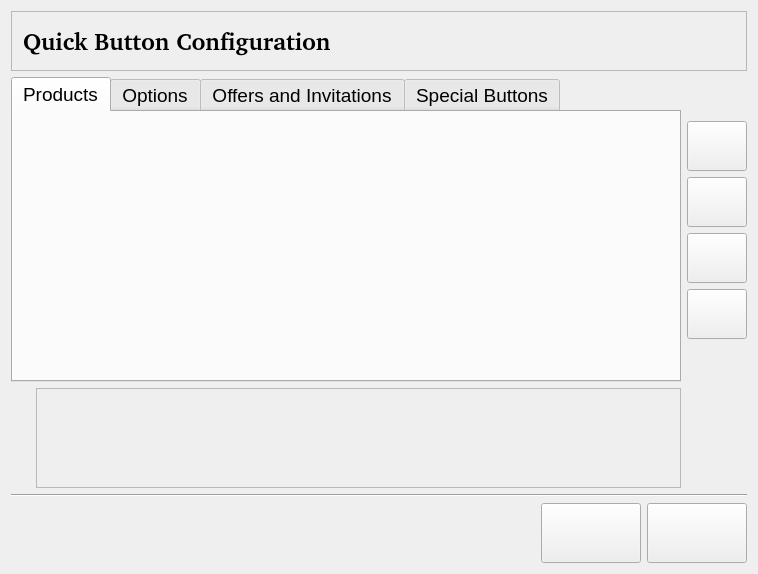
<?xml version="1.0" encoding="UTF-8"?>
<ui version="4.0">
 <class>ShortcutButtonInterface</class>
 <widget class="QWidget" name="ShortcutButtonInterface">
  <property name="geometry">
   <rect>
    <x>0</x>
    <y>0</y>
    <width>758</width>
    <height>574</height>
   </rect>
  </property>
  <property name="windowTitle">
   <string>Form1</string>
  </property>
  <layout class="QVBoxLayout">
   <item>
    <widget class="QFrame" name="Frame3_2">
     <property name="minimumSize">
      <size>
       <width>0</width>
       <height>60</height>
      </size>
     </property>
     <property name="maximumSize">
      <size>
       <width>32567</width>
       <height>60</height>
      </size>
     </property>
     <property name="frameShape">
      <enum>QFrame::StyledPanel</enum>
     </property>
     <property name="frameShadow">
      <enum>QFrame::Raised</enum>
     </property>
     <property name="lineWidth">
      <number>2</number>
     </property>
     <layout class="QHBoxLayout">
      <property name="spacing">
       <number>6</number>
      </property>
      <property name="leftMargin">
       <number>11</number>
      </property>
      <property name="topMargin">
       <number>11</number>
      </property>
      <property name="rightMargin">
       <number>11</number>
      </property>
      <property name="bottomMargin">
       <number>11</number>
      </property>
      <item>
       <widget class="QLabel" name="title_generacion">
        <property name="font">
         <font>
          <family>Nimbus Sans l [Urw]</family>
          <pointsize>18</pointsize>
          <weight>75</weight>
          <bold>true</bold>
         </font>
        </property>
        <property name="text">
         <string>Quick Button Configuration</string>
        </property>
        <property name="wordWrap">
         <bool>false</bool>
        </property>
       </widget>
      </item>
      <item>
       <spacer name="Spacer3_2">
        <property name="orientation">
         <enum>Qt::Horizontal</enum>
        </property>
        <property name="sizeType">
         <enum>QSizePolicy::Expanding</enum>
        </property>
        <property name="sizeHint" stdset="0">
         <size>
          <width>181</width>
          <height>0</height>
         </size>
        </property>
       </spacer>
      </item>
     </layout>
    </widget>
   </item>
   <item>
    <widget class="QStackedWidget" name="stack">
     <property name="currentIndex">
      <number>0</number>
     </property>
     <widget class="QWidget" name="main_page">
      <layout class="QVBoxLayout">
       <property name="leftMargin">
        <number>0</number>
       </property>
       <property name="topMargin">
        <number>0</number>
       </property>
       <property name="rightMargin">
        <number>0</number>
       </property>
       <property name="bottomMargin">
        <number>0</number>
       </property>
       <item>
        <layout class="QHBoxLayout">
         <item>
          <widget class="QTabWidget" name="main_tab">
           <property name="font">
            <font>
             <pointsize>14</pointsize>
            </font>
           </property>
           <property name="currentIndex">
            <number>0</number>
           </property>
           <widget class="QWidget" name="products_page">
            <attribute name="title">
             <string>Products</string>
            </attribute>
            <layout class="QVBoxLayout">
             <property name="leftMargin">
              <number>4</number>
             </property>
             <property name="topMargin">
              <number>4</number>
             </property>
             <property name="rightMargin">
              <number>4</number>
             </property>
             <property name="bottomMargin">
              <number>4</number>
             </property>
             <item>
              <widget class="QFrame" name="products_frame">
               <property name="sizePolicy">
                <sizepolicy hsizetype="Preferred" vsizetype="Preferred">
                 <horstretch>0</horstretch>
                 <verstretch>0</verstretch>
                </sizepolicy>
               </property>
               <property name="frameShape">
                <enum>QFrame::NoFrame</enum>
               </property>
               <property name="frameShadow">
                <enum>QFrame::Plain</enum>
               </property>
              </widget>
             </item>
            </layout>
           </widget>
           <widget class="QWidget" name="options_page">
            <attribute name="title">
             <string>Options</string>
            </attribute>
            <layout class="QVBoxLayout">
             <property name="leftMargin">
              <number>4</number>
             </property>
             <property name="topMargin">
              <number>4</number>
             </property>
             <property name="rightMargin">
              <number>4</number>
             </property>
             <property name="bottomMargin">
              <number>4</number>
             </property>
             <item>
              <widget class="QFrame" name="options_frame">
               <property name="frameShape">
                <enum>QFrame::NoFrame</enum>
               </property>
               <property name="frameShadow">
                <enum>QFrame::Plain</enum>
               </property>
              </widget>
             </item>
            </layout>
           </widget>
           <widget class="QWidget" name="offers_page">
            <attribute name="title">
             <string>Offers and Invitations</string>
            </attribute>
            <layout class="QVBoxLayout">
             <property name="leftMargin">
              <number>4</number>
             </property>
             <property name="topMargin">
              <number>4</number>
             </property>
             <property name="rightMargin">
              <number>4</number>
             </property>
             <property name="bottomMargin">
              <number>4</number>
             </property>
             <item>
              <widget class="QFrame" name="offers_frame">
               <property name="frameShape">
                <enum>QFrame::NoFrame</enum>
               </property>
               <property name="frameShadow">
                <enum>QFrame::Plain</enum>
               </property>
              </widget>
             </item>
            </layout>
           </widget>
           <widget class="QWidget" name="special_buttons_page">
            <attribute name="title">
             <string>Special Buttons</string>
            </attribute>
            <layout class="QVBoxLayout">
             <property name="leftMargin">
              <number>4</number>
             </property>
             <property name="topMargin">
              <number>4</number>
             </property>
             <property name="rightMargin">
              <number>4</number>
             </property>
             <property name="bottomMargin">
              <number>4</number>
             </property>
             <item>
              <widget class="QFrame" name="special_button_frame">
               <property name="frameShape">
                <enum>QFrame::NoFrame</enum>
               </property>
               <property name="frameShadow">
                <enum>QFrame::Plain</enum>
               </property>
              </widget>
             </item>
            </layout>
           </widget>
          </widget>
         </item>
         <item>
          <layout class="QVBoxLayout">
           <item>
            <spacer name="spacer22">
             <property name="orientation">
              <enum>Qt::Vertical</enum>
             </property>
             <property name="sizeType">
              <enum>QSizePolicy::Expanding</enum>
             </property>
             <property name="sizeHint" stdset="0">
              <size>
               <width>20</width>
               <height>31</height>
              </size>
             </property>
            </spacer>
           </item>
           <item>
            <widget class="QPushButton" name="first_button">
             <property name="sizePolicy">
              <sizepolicy hsizetype="Minimum" vsizetype="Expanding">
               <horstretch>0</horstretch>
               <verstretch>0</verstretch>
              </sizepolicy>
             </property>
             <property name="minimumSize">
              <size>
               <width>60</width>
               <height>50</height>
              </size>
             </property>
             <property name="maximumSize">
              <size>
               <width>60</width>
               <height>100</height>
              </size>
             </property>
             <property name="toolTip">
              <string/>
             </property>
             <property name="text">
              <string/>
             </property>
             <property name="autoRepeat">
              <bool>false</bool>
             </property>
            </widget>
           </item>
           <item>
            <widget class="QPushButton" name="up_button">
             <property name="sizePolicy">
              <sizepolicy hsizetype="Minimum" vsizetype="Expanding">
               <horstretch>0</horstretch>
               <verstretch>0</verstretch>
              </sizepolicy>
             </property>
             <property name="minimumSize">
              <size>
               <width>60</width>
               <height>50</height>
              </size>
             </property>
             <property name="maximumSize">
              <size>
               <width>60</width>
               <height>100</height>
              </size>
             </property>
             <property name="toolTip">
              <string/>
             </property>
             <property name="text">
              <string/>
             </property>
             <property name="autoRepeat">
              <bool>true</bool>
             </property>
            </widget>
           </item>
           <item>
            <widget class="QPushButton" name="down_button">
             <property name="sizePolicy">
              <sizepolicy hsizetype="Minimum" vsizetype="Expanding">
               <horstretch>0</horstretch>
               <verstretch>0</verstretch>
              </sizepolicy>
             </property>
             <property name="minimumSize">
              <size>
               <width>60</width>
               <height>50</height>
              </size>
             </property>
             <property name="maximumSize">
              <size>
               <width>60</width>
               <height>100</height>
              </size>
             </property>
             <property name="toolTip">
              <string/>
             </property>
             <property name="text">
              <string/>
             </property>
             <property name="autoRepeat">
              <bool>true</bool>
             </property>
            </widget>
           </item>
           <item>
            <widget class="QPushButton" name="last_button">
             <property name="sizePolicy">
              <sizepolicy hsizetype="Minimum" vsizetype="Expanding">
               <horstretch>0</horstretch>
               <verstretch>0</verstretch>
              </sizepolicy>
             </property>
             <property name="minimumSize">
              <size>
               <width>60</width>
               <height>50</height>
              </size>
             </property>
             <property name="maximumSize">
              <size>
               <width>60</width>
               <height>100</height>
              </size>
             </property>
             <property name="toolTip">
              <string/>
             </property>
             <property name="text">
              <string/>
             </property>
             <property name="autoRepeat">
              <bool>false</bool>
             </property>
            </widget>
           </item>
           <item>
            <spacer name="spacer22_2">
             <property name="orientation">
              <enum>Qt::Vertical</enum>
             </property>
             <property name="sizeType">
              <enum>QSizePolicy::Expanding</enum>
             </property>
             <property name="sizeHint" stdset="0">
              <size>
               <width>20</width>
               <height>31</height>
              </size>
             </property>
            </spacer>
           </item>
          </layout>
         </item>
        </layout>
       </item>
       <item>
        <layout class="QHBoxLayout">
         <item>
          <spacer name="spacer66">
           <property name="orientation">
            <enum>Qt::Horizontal</enum>
           </property>
           <property name="sizeType">
            <enum>QSizePolicy::Fixed</enum>
           </property>
           <property name="sizeHint" stdset="0">
            <size>
             <width>25</width>
             <height>20</height>
            </size>
           </property>
          </spacer>
         </item>
         <item>
          <widget class="QFrame" name="buttons_frame">
           <property name="minimumSize">
            <size>
             <width>645</width>
             <height>100</height>
            </size>
           </property>
           <property name="maximumSize">
            <size>
             <width>645</width>
             <height>100</height>
            </size>
           </property>
           <property name="frameShape">
            <enum>QFrame::StyledPanel</enum>
           </property>
           <property name="frameShadow">
            <enum>QFrame::Raised</enum>
           </property>
          </widget>
         </item>
         <item>
          <spacer name="spacer66_2">
           <property name="orientation">
            <enum>Qt::Horizontal</enum>
           </property>
           <property name="sizeType">
            <enum>QSizePolicy::Expanding</enum>
           </property>
           <property name="sizeHint" stdset="0">
            <size>
             <width>31</width>
             <height>20</height>
            </size>
           </property>
          </spacer>
         </item>
        </layout>
       </item>
       <item>
        <widget class="Line" name="line1">
         <property name="frameShape">
          <enum>QFrame::HLine</enum>
         </property>
         <property name="frameShadow">
          <enum>QFrame::Sunken</enum>
         </property>
        </widget>
       </item>
       <item>
        <layout class="QHBoxLayout">
         <item>
          <spacer name="Spacer1_2_2">
           <property name="orientation">
            <enum>Qt::Horizontal</enum>
           </property>
           <property name="sizeType">
            <enum>QSizePolicy::Expanding</enum>
           </property>
           <property name="sizeHint" stdset="0">
            <size>
             <width>190</width>
             <height>20</height>
            </size>
           </property>
          </spacer>
         </item>
         <item>
          <widget class="QPushButton" name="reload_button">
           <property name="minimumSize">
            <size>
             <width>100</width>
             <height>60</height>
            </size>
           </property>
           <property name="toolTip">
            <string>Next step</string>
           </property>
           <property name="text">
            <string/>
           </property>
          </widget>
         </item>
         <item>
          <widget class="QPushButton" name="accept_button">
           <property name="minimumSize">
            <size>
             <width>100</width>
             <height>60</height>
            </size>
           </property>
           <property name="toolTip">
            <string>Save settings</string>
           </property>
           <property name="text">
            <string/>
           </property>
          </widget>
         </item>
        </layout>
       </item>
      </layout>
     </widget>
     <widget class="QWidget" name="reading_page">
      <widget class="QWidget" name="layout28">
       <property name="geometry">
        <rect>
         <x>117</x>
         <y>21</y>
         <width>498</width>
         <height>441</height>
        </rect>
       </property>
       <layout class="QVBoxLayout">
        <item>
         <spacer name="spacer28">
          <property name="orientation">
           <enum>Qt::Vertical</enum>
          </property>
          <property name="sizeType">
           <enum>QSizePolicy::Expanding</enum>
          </property>
          <property name="sizeHint" stdset="0">
           <size>
            <width>20</width>
            <height>81</height>
           </size>
          </property>
         </spacer>
        </item>
        <item>
         <layout class="QVBoxLayout">
          <item>
           <widget class="QLabel" name="textLabel1_2">
            <property name="text">
             <string>Reading from the Database</string>
            </property>
            <property name="wordWrap">
             <bool>false</bool>
            </property>
           </widget>
          </item>
          <item>
           <layout class="QHBoxLayout">
            <item>
             <spacer name="spacer25">
              <property name="orientation">
               <enum>Qt::Horizontal</enum>
              </property>
              <property name="sizeType">
               <enum>QSizePolicy::Fixed</enum>
              </property>
              <property name="sizeHint" stdset="0">
               <size>
                <width>21</width>
                <height>20</height>
               </size>
              </property>
             </spacer>
            </item>
            <item>
             <widget class="QLabel" name="first_label">
              <property name="text">
               <string>Product</string>
              </property>
              <property name="wordWrap">
               <bool>false</bool>
              </property>
             </widget>
            </item>
            <item>
             <widget class="QLabel" name="a_label">
              <property name="text">
               <string/>
              </property>
              <property name="wordWrap">
               <bool>false</bool>
              </property>
             </widget>
            </item>
           </layout>
          </item>
          <item>
           <layout class="QHBoxLayout">
            <item>
             <spacer name="spacer25_3">
              <property name="orientation">
               <enum>Qt::Horizontal</enum>
              </property>
              <property name="sizeType">
               <enum>QSizePolicy::Fixed</enum>
              </property>
              <property name="sizeHint" stdset="0">
               <size>
                <width>21</width>
                <height>20</height>
               </size>
              </property>
             </spacer>
            </item>
            <item>
             <widget class="QLabel" name="second_label">
              <property name="text">
               <string/>
              </property>
              <property name="wordWrap">
               <bool>false</bool>
              </property>
             </widget>
            </item>
            <item>
             <widget class="QLabel" name="b_label">
              <property name="text">
               <string/>
              </property>
              <property name="wordWrap">
               <bool>false</bool>
              </property>
             </widget>
            </item>
           </layout>
          </item>
         </layout>
        </item>
        <item>
         <widget class="QProgressBar" name="progress"/>
        </item>
        <item>
         <spacer name="spacer27">
          <property name="orientation">
           <enum>Qt::Vertical</enum>
          </property>
          <property name="sizeType">
           <enum>QSizePolicy::Expanding</enum>
          </property>
          <property name="sizeHint" stdset="0">
           <size>
            <width>20</width>
            <height>241</height>
           </size>
          </property>
         </spacer>
        </item>
       </layout>
      </widget>
     </widget>
    </widget>
   </item>
  </layout>
 </widget>
 <layoutdefault spacing="6" margin="11"/>
 <resources/>
 <connections/>
</ui>
